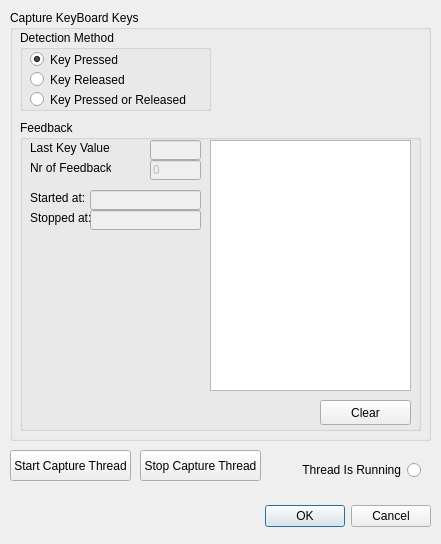
<?xml version="1.0" encoding="UTF-8"?>
<ui version="4.0">
 <class>KeyBoard_DialogClass</class>
 <widget class="QDialog" name="KeyBoard_DialogClass">
  <property name="geometry">
   <rect>
    <x>0</x>
    <y>0</y>
    <width>441</width>
    <height>544</height>
   </rect>
  </property>
  <property name="windowTitle">
   <string>KeyBoard_Dialog</string>
  </property>
  <widget class="QWidget" name="layoutWidget">
   <property name="geometry">
    <rect>
     <x>210</x>
     <y>500</y>
     <width>221</width>
     <height>33</height>
    </rect>
   </property>
   <layout class="QHBoxLayout">
    <property name="spacing">
     <number>6</number>
    </property>
    <property name="margin">
     <number>0</number>
    </property>
    <item>
     <spacer>
      <property name="orientation">
       <enum>Qt::Horizontal</enum>
      </property>
      <property name="sizeHint" stdset="0">
       <size>
        <width>131</width>
        <height>31</height>
       </size>
      </property>
     </spacer>
    </item>
    <item>
     <widget class="QPushButton" name="okButton">
      <property name="text">
       <string>OK</string>
      </property>
     </widget>
    </item>
    <item>
     <widget class="QPushButton" name="cancelButton">
      <property name="text">
       <string>Cancel</string>
      </property>
     </widget>
    </item>
   </layout>
  </widget>
  <widget class="QGroupBox" name="gb_CaptureThread">
   <property name="geometry">
    <rect>
     <x>10</x>
     <y>10</y>
     <width>421</width>
     <height>431</height>
    </rect>
   </property>
   <property name="title">
    <string>Capture KeyBoard Keys</string>
   </property>
   <widget class="QGroupBox" name="groupBox_12">
    <property name="geometry">
     <rect>
      <x>10</x>
      <y>110</y>
      <width>401</width>
      <height>311</height>
     </rect>
    </property>
    <property name="title">
     <string>Feedback</string>
    </property>
    <widget class="QLineEdit" name="txtFeedBackTriggVal">
     <property name="enabled">
      <bool>false</bool>
     </property>
     <property name="geometry">
      <rect>
       <x>130</x>
       <y>20</y>
       <width>51</width>
       <height>20</height>
      </rect>
     </property>
    </widget>
    <widget class="QLabel" name="lblATBaseAddress_7">
     <property name="geometry">
      <rect>
       <x>10</x>
       <y>20</y>
       <width>81</width>
       <height>16</height>
      </rect>
     </property>
     <property name="text">
      <string>Last Key Value:</string>
     </property>
    </widget>
    <widget class="QLineEdit" name="txt_NrOfFeedBacks">
     <property name="enabled">
      <bool>false</bool>
     </property>
     <property name="geometry">
      <rect>
       <x>130</x>
       <y>40</y>
       <width>51</width>
       <height>20</height>
      </rect>
     </property>
     <property name="text">
      <string>0</string>
     </property>
    </widget>
    <widget class="QLabel" name="lblATBaseAddress_8">
     <property name="geometry">
      <rect>
       <x>10</x>
       <y>40</y>
       <width>81</width>
       <height>16</height>
      </rect>
     </property>
     <property name="text">
      <string>Nr of Feedbacks:</string>
     </property>
    </widget>
    <widget class="QLineEdit" name="txtFeedBackStarted">
     <property name="enabled">
      <bool>false</bool>
     </property>
     <property name="geometry">
      <rect>
       <x>70</x>
       <y>70</y>
       <width>111</width>
       <height>20</height>
      </rect>
     </property>
    </widget>
    <widget class="QLabel" name="lblATBaseAddress_9">
     <property name="geometry">
      <rect>
       <x>10</x>
       <y>70</y>
       <width>61</width>
       <height>16</height>
      </rect>
     </property>
     <property name="text">
      <string>Started at:</string>
     </property>
    </widget>
    <widget class="QLineEdit" name="txtFeedBackStopped">
     <property name="enabled">
      <bool>false</bool>
     </property>
     <property name="geometry">
      <rect>
       <x>70</x>
       <y>90</y>
       <width>111</width>
       <height>20</height>
      </rect>
     </property>
    </widget>
    <widget class="QLabel" name="lblATBaseAddress_10">
     <property name="geometry">
      <rect>
       <x>10</x>
       <y>90</y>
       <width>61</width>
       <height>16</height>
      </rect>
     </property>
     <property name="text">
      <string>Stopped at:</string>
     </property>
    </widget>
    <widget class="QPlainTextEdit" name="edtFeedBack">
     <property name="geometry">
      <rect>
       <x>190</x>
       <y>20</y>
       <width>201</width>
       <height>251</height>
      </rect>
     </property>
     <property name="readOnly">
      <bool>true</bool>
     </property>
     <property name="centerOnScroll">
      <bool>true</bool>
     </property>
    </widget>
    <widget class="QPushButton" name="btnClear">
     <property name="geometry">
      <rect>
       <x>300</x>
       <y>280</y>
       <width>91</width>
       <height>25</height>
      </rect>
     </property>
     <property name="text">
      <string>Clear</string>
     </property>
    </widget>
   </widget>
   <widget class="QGroupBox" name="groupBox_11">
    <property name="geometry">
     <rect>
      <x>10</x>
      <y>20</y>
      <width>191</width>
      <height>81</height>
     </rect>
    </property>
    <property name="title">
     <string>Detection Method</string>
    </property>
    <widget class="QRadioButton" name="rbDecMethod_Released">
     <property name="geometry">
      <rect>
       <x>10</x>
       <y>40</y>
       <width>171</width>
       <height>19</height>
      </rect>
     </property>
     <property name="text">
      <string>Key Released</string>
     </property>
    </widget>
    <widget class="QRadioButton" name="rbDecMethod_Pressed">
     <property name="geometry">
      <rect>
       <x>10</x>
       <y>20</y>
       <width>171</width>
       <height>19</height>
      </rect>
     </property>
     <property name="text">
      <string>Key Pressed</string>
     </property>
     <property name="checked">
      <bool>true</bool>
     </property>
    </widget>
    <widget class="QRadioButton" name="rbDecMethod_PressedReleased">
     <property name="geometry">
      <rect>
       <x>10</x>
       <y>60</y>
       <width>171</width>
       <height>19</height>
      </rect>
     </property>
     <property name="text">
      <string>Key Pressed or Released</string>
     </property>
    </widget>
   </widget>
  </widget>
  <widget class="QPushButton" name="btnStopCaptureThread">
   <property name="geometry">
    <rect>
     <x>140</x>
     <y>450</y>
     <width>121</width>
     <height>31</height>
    </rect>
   </property>
   <property name="text">
    <string>Stop Capture Thread</string>
   </property>
  </widget>
  <widget class="QPushButton" name="btnStartCaptureThread">
   <property name="geometry">
    <rect>
     <x>10</x>
     <y>450</y>
     <width>121</width>
     <height>31</height>
    </rect>
   </property>
   <property name="text">
    <string>Start Capture Thread</string>
   </property>
  </widget>
  <widget class="QRadioButton" name="rdb_CaptureThreadRunning">
   <property name="enabled">
    <bool>false</bool>
   </property>
   <property name="geometry">
    <rect>
     <x>300</x>
     <y>460</y>
     <width>121</width>
     <height>20</height>
    </rect>
   </property>
   <property name="palette">
    <palette>
     <active>
      <colorrole role="WindowText">
       <brush brushstyle="SolidPattern">
        <color alpha="255">
         <red>0</red>
         <green>0</green>
         <blue>0</blue>
        </color>
       </brush>
      </colorrole>
      <colorrole role="Text">
       <brush brushstyle="SolidPattern">
        <color alpha="255">
         <red>255</red>
         <green>5</green>
         <blue>9</blue>
        </color>
       </brush>
      </colorrole>
      <colorrole role="ButtonText">
       <brush brushstyle="SolidPattern">
        <color alpha="255">
         <red>0</red>
         <green>0</green>
         <blue>0</blue>
        </color>
       </brush>
      </colorrole>
      <colorrole role="Base">
       <brush brushstyle="SolidPattern">
        <color alpha="255">
         <red>255</red>
         <green>255</green>
         <blue>255</blue>
        </color>
       </brush>
      </colorrole>
      <colorrole role="Shadow">
       <brush brushstyle="SolidPattern">
        <color alpha="255">
         <red>64</red>
         <green>64</green>
         <blue>64</blue>
        </color>
       </brush>
      </colorrole>
      <colorrole role="Highlight">
       <brush brushstyle="SolidPattern">
        <color alpha="255">
         <red>10</red>
         <green>36</green>
         <blue>106</blue>
        </color>
       </brush>
      </colorrole>
      <colorrole role="HighlightedText">
       <brush brushstyle="SolidPattern">
        <color alpha="255">
         <red>255</red>
         <green>255</green>
         <blue>255</blue>
        </color>
       </brush>
      </colorrole>
     </active>
     <inactive>
      <colorrole role="WindowText">
       <brush brushstyle="SolidPattern">
        <color alpha="255">
         <red>0</red>
         <green>0</green>
         <blue>0</blue>
        </color>
       </brush>
      </colorrole>
      <colorrole role="Text">
       <brush brushstyle="SolidPattern">
        <color alpha="255">
         <red>255</red>
         <green>5</green>
         <blue>9</blue>
        </color>
       </brush>
      </colorrole>
      <colorrole role="ButtonText">
       <brush brushstyle="SolidPattern">
        <color alpha="255">
         <red>0</red>
         <green>0</green>
         <blue>0</blue>
        </color>
       </brush>
      </colorrole>
      <colorrole role="Base">
       <brush brushstyle="SolidPattern">
        <color alpha="255">
         <red>255</red>
         <green>255</green>
         <blue>255</blue>
        </color>
       </brush>
      </colorrole>
      <colorrole role="Shadow">
       <brush brushstyle="SolidPattern">
        <color alpha="255">
         <red>64</red>
         <green>64</green>
         <blue>64</blue>
        </color>
       </brush>
      </colorrole>
      <colorrole role="Highlight">
       <brush brushstyle="SolidPattern">
        <color alpha="255">
         <red>10</red>
         <green>36</green>
         <blue>106</blue>
        </color>
       </brush>
      </colorrole>
      <colorrole role="HighlightedText">
       <brush brushstyle="SolidPattern">
        <color alpha="255">
         <red>255</red>
         <green>255</green>
         <blue>255</blue>
        </color>
       </brush>
      </colorrole>
     </inactive>
     <disabled>
      <colorrole role="WindowText">
       <brush brushstyle="SolidPattern">
        <color alpha="255">
         <red>0</red>
         <green>0</green>
         <blue>0</blue>
        </color>
       </brush>
      </colorrole>
      <colorrole role="Text">
       <brush brushstyle="SolidPattern">
        <color alpha="255">
         <red>255</red>
         <green>0</green>
         <blue>4</blue>
        </color>
       </brush>
      </colorrole>
      <colorrole role="ButtonText">
       <brush brushstyle="SolidPattern">
        <color alpha="255">
         <red>0</red>
         <green>0</green>
         <blue>0</blue>
        </color>
       </brush>
      </colorrole>
      <colorrole role="Base">
       <brush brushstyle="SolidPattern">
        <color alpha="255">
         <red>255</red>
         <green>255</green>
         <blue>255</blue>
        </color>
       </brush>
      </colorrole>
      <colorrole role="Shadow">
       <brush brushstyle="SolidPattern">
        <color alpha="255">
         <red>64</red>
         <green>64</green>
         <blue>64</blue>
        </color>
       </brush>
      </colorrole>
      <colorrole role="Highlight">
       <brush brushstyle="SolidPattern">
        <color alpha="255">
         <red>10</red>
         <green>36</green>
         <blue>106</blue>
        </color>
       </brush>
      </colorrole>
      <colorrole role="HighlightedText">
       <brush brushstyle="SolidPattern">
        <color alpha="255">
         <red>255</red>
         <green>255</green>
         <blue>255</blue>
        </color>
       </brush>
      </colorrole>
     </disabled>
    </palette>
   </property>
   <property name="layoutDirection">
    <enum>Qt::RightToLeft</enum>
   </property>
   <property name="text">
    <string>Thread Is Running</string>
   </property>
  </widget>
 </widget>
 <resources/>
 <connections/>
</ui>
